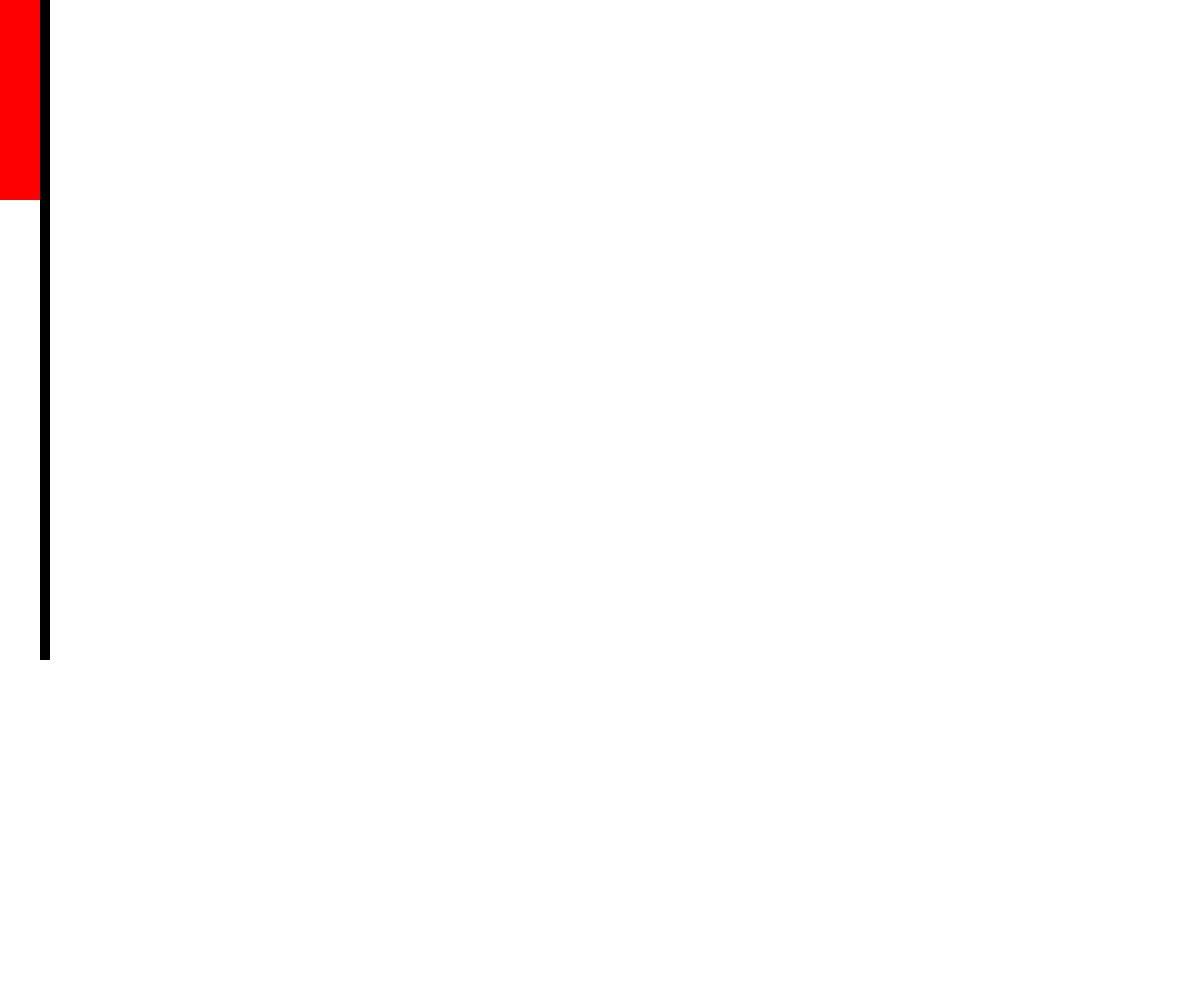
Frame 1 (no input)
Frame 60 (no input): identical to frame 1, image omitted
Frame 120 (the mouse pressed at the canvas centre since frame 60): identical to frame 1, image omitted

The p5.js sketch that drew this single still picture (run headless with seeded random() and noise() and a simulated clock; from frame 60 on, the mouse is pressed at the canvas centre):

// p5.js sketch
// ── sketch.js
/** Name: Haig Armen
Course: INTD319
Assignment: P5.js Basics
Blog: https://courses.haigarmen.com/intd319-2020
Description:
**/

// drawing lines from the center of the canvas
// why does the X and Y of second point need to be between 0 and width

function setup() {
    createCanvas(windowWidth, windowHeight);
    background(255); // this makes the background black
}
function draw() {
    noStroke();
    fill(0);
    // vertical bars
    rect(40,0,10, height*.66);

    // colour blocks
    fill(255,0,0);
    rect(0,0,40, 200);
    // rect(,);
    // rect(,);


}
